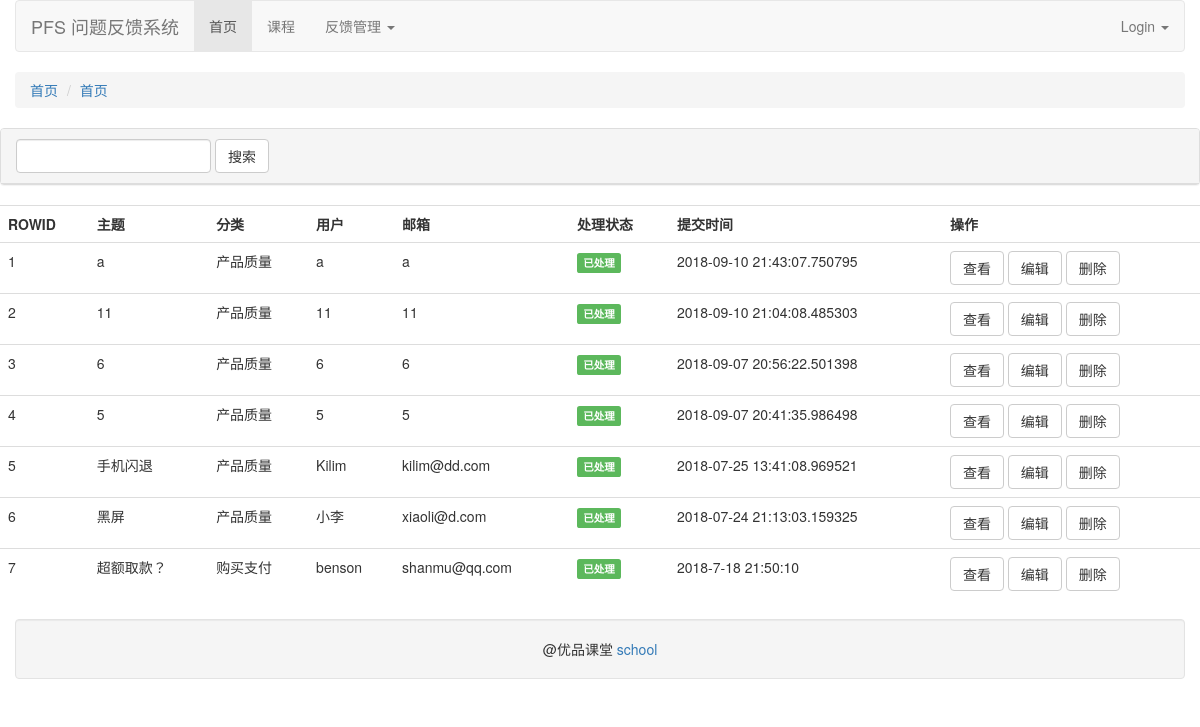
/admin/list/, run on the app's committed database.
### tables this page shows
CREATE TABLE feedback(
  Subject TEXT,
  CategoryID INTEGER,
  UserName TEXT,
  Email TEXT,
  Image TEXT,
  Body TEXT,
  State Boolean,
  Reply TEXT,
  RealeseTime DATATIME,
  FOREIGN KEY (CategoryID) REFERENCES category(ROWID)
);

CREATE TABLE category(
  CategoryName TEXT
);

### pfs.py (the view)
@app.route('/admin/list/')
def feedback_list():
    key = request.args.get('key', '')    #搜索功能  key值
    sql = "select f.ROWID,f.* ,c.CategoryName from feedback f INNER JOIN category c ON c.ROWID=f.CategoryID where f.Subject like ? ORDER BY f.rowid DESC "
    feedbacks = query_sql(sql,('%{}%'.format(key),))
    return render_template('feedback-list.html',items=feedbacks)

### pfs.py (called while the page is built)
def make_dicts(cursor,row):
	return dict((cursor.description[i][0],value)for i,value in enumerate(row))

def get_db():
	db = getattr(g ,'_database',None)
	if db is None:
		db = sqlite3.connect(DATEBASE_URL)
		g._database = db
		db.row_factory = make_dicts #
	return db

def query_sql(sql,prms=(),one = False):  #one 默认为False,显示所有
	c = get_db().cursor()
	result = c.execute(sql,prms).fetchall()  #fetchall获取多行数据
	c.close()
	return result[0] if one else result  #（默认情况下刚才返回的 0，如果result不等于空，否则返回None）如果成立显示一条，否则显示所有

@app.teardown_appcontext
def close_connnection(exeption):
	db = getattr(g , '_database',None)
	if db is not None:
		db.close()

### templates/feedback-list.html
{% extends 'base.html' %}
{% block main_content %}
    <div class="row">
        <div class="panel panel-default">
            <div class="panel-heading">
                <form action="#" class="form-inline">
                    <input type="text" class="form-control" name="key" id="key">
                    <input type="submit" class="btn btn-default" value="搜索" >
                </form>
            </div>
        </div>
    </div>
    <div class="row">
      <table class="table table-hover">
          <tr>
              <th>ROWID</th>
              <th>主题</th>
              <th>分类</th>
              <th>用户</th>
              <th>邮箱</th>
              <th>处理状态</th>
              <th>提交时间</th>
              <th>操作</th>
          </tr>
          {% for item in items %}
              <tr>
                  <td>{{ loop.index }}</td>
                  <td>{{ item['Subject'] }}</td>
                  <td>{{ item['CategoryName'] }}</td>
                  <td>{{ item.get('UserName',2) }}</td>
                  <td>{{ item.Email }}</td>
                 <td><span class="label label-sm label-{{ 'danger' if item[7]==0 else 'success'}}">{{ '待处理' if item[7] == 0 else '已处理' }}</span></td>
                  <td>{{ item.get('RealeseTime',date_time) }}</td>
                  <td>
                      <a href="#" class="btn btn-default">查看</a>
                      <a href="{{ url_for('edit_feedback',id=item.rowid) }}" class="btn btn-default">编辑</a>
                      <a href="{{ url_for('delete_feedaback',id=item.rowid) }}" class="btn btn-default">删除</a>
                  </td>
              </tr>
          {% endfor %}
      </table>
    </div>
{% endblock %}

### templates/base.html (shortened to what this page needs)
<!DOCTYPE html>
<html lang="en">
<head>
    <link href="https://cdn.bootcss.com/bootstrap/3.3.7/css/bootstrap.min.css" rel="stylesheet">
	<link href="https://cdn.bootcss.com/font-awesome/4.6.3/css/font-awesome.min.css" rel="stylesheet">
</head>
<body>
    <div class="container">
        <div class="row">
		<nav class="navbar navbar-default" role="navigation">
		<div class="container-fluid">
		<div class="navbar-header">
        <a class="navbar-brand" href="#">PFS 问题反馈系统</a>
	</div>
	<div>
		<ul class="nav navbar-nav">
			<li class="active"><a href="{{ url_for('hello_world') }}">首页</a></li>
			<li><a href="#">课程</a></li>
			<li class="dropdown">
				<a href="#" class="fropdown-toggle" data-toggle="dropdown">
					反馈管理
					<b class="caret"></b>
				</a>
			</li>
		</ul>
		<ul class="nav navbar-nav navbar-right">
			<li class="dropdown">
				<a href="#" class="fropdown-toggle" data-toggle="dropdown">
					Login
					<b class="caret"></b>
				</a>
			</li>
		</ul>
	</div>
	</div>
</nav>
	</div>
        <div class="row">
            <ul class="breadcrumb">
                <li><a href="/">首页</a></li>
                <li><a href="/">首页</a></li>
            </ul>
        </div>
		<div>
			<div class="row">
                {%  block main_content %}{% endblock %}
			</div>
		</div>
		<div class="row">
			<div class="well text-center">
				@优品课堂 <a href="#">school</a>
			</div>
		</div>
    </div>
</body>
</html>

### data on the page
feedback: Subject "a", CategoryName "产品质量", get "a", Email "a", value "已处理", get "2018-09-10 21:43:07.750795"
feedback: Subject "11", CategoryName "产品质量", get "11", Email "11", value "已处理", get "2018-09-10 21:04:08.485303"
feedback: Subject "6", CategoryName "产品质量", get "6", Email "6", value "已处理", get "2018-09-07 20:56:22.501398"
feedback: Subject "5", CategoryName "产品质量", get "5", Email "5", value "已处理", get "2018-09-07 20:41:35.986498"
feedback: Subject "手机闪退", CategoryName "产品质量", get "Kilim", Email "kilim@dd.com", value "已处理", get "2018-07-25 13:41:08.969521"
feedback: Subject "黑屏", CategoryName "产品质量", get "小李", Email "xiaoli@d.com", value "已处理", get "2018-07-24 21:13:03.159325"
feedback: Subject "超额取款？", CategoryName "购买支付", get "benson", Email "shanmu@qq.com", value "已处理", get "2018-7-18 21:50:10"
